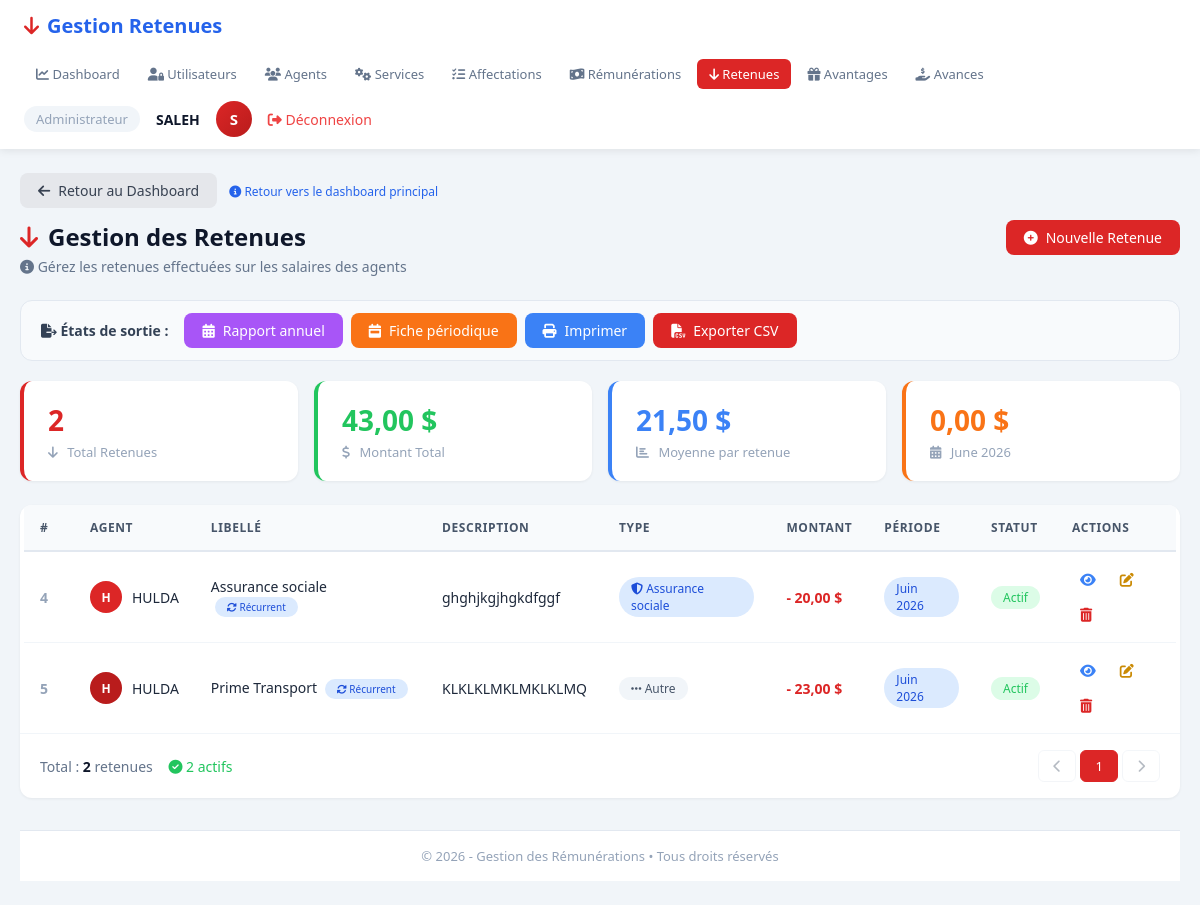
/pages/retenues/index.php (signed in), run on the app's committed database.
### tables this page shows
CREATE TABLE `retenue` (
  `id` int(11) NOT NULL,
  `id_agent` int(11) NOT NULL,
  `libelle` varchar(150) DEFAULT NULL,
  `description` text DEFAULT NULL,
  `type_retenue` enum('impot','assurance','cotisation','avance','penalite','autre') DEFAULT 'autre',
  `est_recurrent` tinyint(1) DEFAULT 1,
  `date_debut` date DEFAULT NULL,
  `date_fin` date DEFAULT NULL,
  `montant` decimal(12,2) NOT NULL,
  `date_retenue` date DEFAULT NULL,
  `mois` varchar(20) DEFAULT NULL,
  `annee` varchar(10) DEFAULT NULL,
  `statut` enum('actif','inactif','en_attente') DEFAULT 'actif',
  `created_at` timestamp NOT NULL DEFAULT current_timestamp(),
  `updated_at` timestamp NOT NULL DEFAULT current_timestamp() ON UPDATE current_timestamp()
);

CREATE TABLE `agent` (
  `id_agent` int(11) NOT NULL,
  `nom_complet` varchar(150) NOT NULL,
  `adresse` varchar(255) DEFAULT NULL,
  `date_naissance` date DEFAULT NULL,
  `telephone` varchar(20) DEFAULT NULL,
  `profil` varchar(100) DEFAULT NULL,
  `lieu_naissance` varchar(100) DEFAULT NULL,
  `fonction` varchar(100) DEFAULT NULL
);

### pages/retenues/index.php (the view, shortened to what the rows shown need)
<?php
require_once __DIR__ . '/../../Config/Database.php';
require_once __DIR__ . '/../../Classes/Retenue.php';
require_once __DIR__ . '/../../Classes/Agent.php';
$retenues = Retenue::getAll();
function getTypeBadge($type) {
    $colors = [
        'impot' => 'badge-purple',
        'assurance' => 'badge-blue',
        'cotisation' => 'badge-green',
        'avance' => 'badge-orange',
        'penalite' => 'badge-red',
        'autre' => 'badge-gray'
    ];
    return $colors[$type] ?? 'badge-gray';
}
function getTypeIcon($type) {
    $icons = [
        'impot' => 'fa-landmark',
        'assurance' => 'fa-shield-alt',
        'cotisation' => 'fa-handshake',
        'avance' => 'fa-hand-holding-usd',
        'penalite' => 'fa-exclamation-triangle',
        'autre' => 'fa-ellipsis-h'
    ];
    return $icons[$type] ?? 'fa-ellipsis-h';
}
?>
<!DOCTYPE html>
<html lang="fr">
<head>
    <link rel="stylesheet" href="https://cdnjs.cloudflare.com/ajax/libs/font-awesome/6.4.0/css/all.min.css">
</head>
<body>
<div class="header">
    <div class="header-left">
        <h1><i class="fas fa-arrow-down" style="color:#dc2626;"></i> Gestion Retenues</h1>
    </div>
</div>
<div class="container">
    <div class="top">
        <div>
            <h2><i class="fas fa-arrow-down" style="color:#dc2626;"></i> Gestion des Retenues</h2>
        </div>
    </div>
    <div class="table-card">
        <div class="table-wrap">
            <table>
                <thead>
                    <tr>
                        <th style="width:50px;">#</th>
                        <th>Agent</th>
                        <th>Libellé</th>
                        <th>Description</th>
                        <th>Type</th>
                        <th>Montant</th>
                        <th>Période</th>
                        <th>Statut</th>
                        <th style="width:120px;">Actions</th>
                    </tr>
                </thead>
                <tbody>
                    <?php if (empty($retenues)): ?>
                    <tr>
                        <td colspan="9">
                            <div class="empty">
                                <i class="fas fa-inbox"></i>
                                <p>Aucune retenue enregistrée pour le moment.</p>
                                <a href="add.php" class="btn btn-red" style="margin-top:12px;">
                                    <i class="fas fa-plus-circle"></i> Ajouter une retenue
                                </a>
                            </div>
                        </td>
                    </tr>
                    <?php else: ?>
                        <?php foreach ($retenues as $index => $retenue):
                            $agent = $retenue->getAgent();
                            $nomAgent = $agent ? $agent->getNomComplet() : 'Agent inconnu';
                            $initials = '';
                            $parts = explode(' ', $nomAgent);
                            foreach ($parts as $part) {
                                $initials .= strtoupper(substr($part, 0, 1));
                            }
                            $initials = substr($initials, 0, 2);
                            $colors = ['#dc2626', '#b91c1c', '#ef4444', '#f87171', '#fca5a5'];
                            $avatarColor = $colors[$index % count($colors)];
                            $typeClass = getTypeBadge($retenue->getType());
                            $typeIcon = getTypeIcon($retenue->getType());
                            $statutClass = $retenue->getStatut() === 'actif' ? 'statut-actif' : ($retenue->getStatut() === 'en_attente' ? 'statut-en-attente' : 'statut-inactif');
                            $statutBadge = $retenue->getStatut() === 'actif' ? 'badge-green' : ($retenue->getStatut() === 'en_attente' ? 'badge-orange' : 'badge-gray');
                            $description = $retenue->getDescription();
                            $descriptionDisplay = $description ? htmlspecialchars($description) : 'N/A';
                        ?>
                        <tr>
                            <td><span style="color:#94a3b8;font-weight:600;"><?php echo $retenue->getId(); ?></span></td>
                            <td>
                                <div class="agent-info">
                                    <div class="agent-avatar" style="background:<?php echo $avatarColor; ?>;">
                                        <?php echo $initials ?: '?'; ?>
                                    </div>
                                    <?php echo htmlspecialchars($nomAgent); ?>
                                </div>
                            </td>
                            <td>
                                <?php echo htmlspecialchars($retenue->getLibelle() ?? 'N/A'); ?>
                                <?php if ($retenue->isRecurrent()): ?>
                                    <span class="badge badge-blue" style="font-size:10px;margin-left:4px;">
                                        <i class="fas fa-sync-alt"></i> Récurrent
                                    </span>
                                <?php endif; ?>
                            </td>
                            <td class="description-cell">
                                <?php echo $descriptionDisplay; ?>
                            </td>
                            <td>
                                <span class="badge <?php echo $typeClass; ?>">
                                    <i class="fas <?php echo $typeIcon; ?>"></i>
                                    <?php echo $retenue->getTypeLibelle(); ?>
                                </span>
                            </td>
                            <td style="font-weight:600;color:#dc2626;">
                                - <?php echo number_format($retenue->getMontant(), 2, ',', ' '); ?> $
                            </td>
                            <td>
                                <?php if ($retenue->getMois() && $retenue->getAnnee()): ?>
                                    <span class="badge badge-blue">
                                        <?php echo htmlspecialchars($retenue->getMois() . ' ' . $retenue->getAnnee()); ?>
                                    </span>
                                <?php else: ?>
                                    <span style="color:#94a3b8;">N/A</span>
                                <?php endif; ?>
                            </td>
                            <td>
                                <span class="badge <?php echo $statutBadge; ?> <?php echo $statutClass; ?>">
                                    <?php echo $retenue->getStatutLibelle(); ?>
                                </span>
                            </td>
                            <td>
                                <div class="action-icons">
                                    <a href="view.php?id=<?php echo $retenue->getId(); ?>" class="view" title="Voir les détails">
                                        <i class="fas fa-eye"></i>
                                    </a>
                                    <a href="edit.php?id=<?php echo $retenue->getId(); ?>" class="edit" title="Modifier">
                                        <i class="fas fa-edit"></i>
                                    </a>
                                    <a href="delete.php?id=<?php echo $retenue->getId(); ?>" class="delete" title="Supprimer"
                                       onclick="return confirm('Êtes-vous sûr de vouloir supprimer cette retenue ? Cette action est irréversible.')">
                                        <i class="fas fa-trash-alt"></i>
                                    </a>
                                </div>
                            </td>
                        </tr>
                        <?php endforeach; ?>
                    <?php endif; ?>
                </tbody>
            </table>
        </div>
    </div>
</div>
</body>
</html>

### data on the page
retenue: id "4", initials "H", id_agent.nom_complet "HULDA", libelle "Assurance sociale", est_recurrent 1 (drawn), description "ghghjkgjhgkdfggf", type_retenue "Assurance sociale", montant "20,00", $retenue->getMois() . ' ' . $retenue->getAnnee() "Juin 2026", statut "Actif"
retenue: id "5", initials "H", id_agent.nom_complet "HULDA", libelle "Prime Transport", est_recurrent 1 (drawn), description "KLKLKLMKLMKLKLMQ", type_retenue "Autre", montant "23,00", $retenue->getMois() . ' ' . $retenue->getAnnee() "Juin 2026", statut "Actif"

### other printed values
$role "Administrateur"
$username "SALEH"
substr($username, 0, 1) "S"
$totalRetenues "2"
$totalMontant "43,00"
$totalMontant / $totalRetenues "21,50"
$totalMois "0,00"
$totalActif "2"
